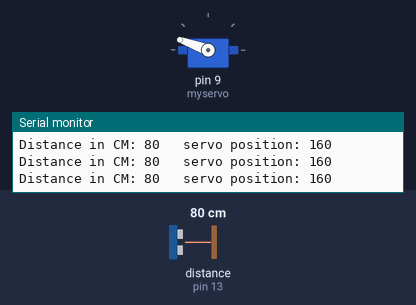
This sketch was run on a simulated Arduino Uno, built with avr-gcc and run on an emulated ATmega328P. Parts: servo, the last lines printed to the serial monitor. The inputs (shaded band) are chosen by the test bench; at power-on: distance to the obstacle (sensor on pin 13) 80 cm. The echo pulse lasts 58.3 µs per cm.

Above: at 1.2 s.
1.3 s: distance to the obstacle (sensor on pin 13) set to 35 cm
At 2.6 s:
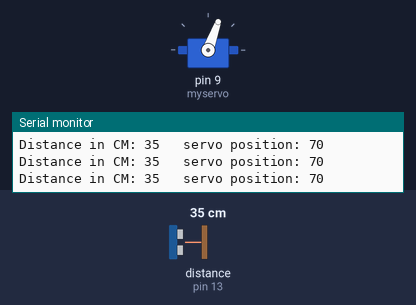
2.9 s: distance to the obstacle (sensor on pin 13) set to 9 cm
At 3.6 s:
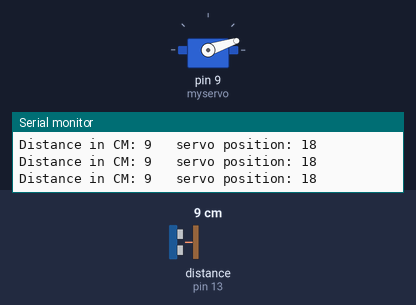
4.5 s: distance to the obstacle (sensor on pin 13) set to 60 cm
At 5.5 s:
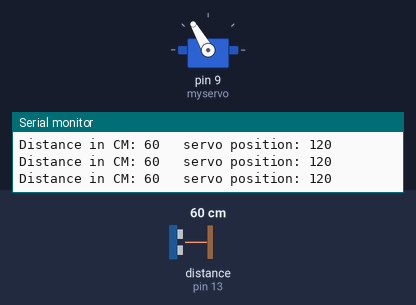
6.1 s: distance to the obstacle (sensor on pin 13) set to 18 cm
At 7.1 s:
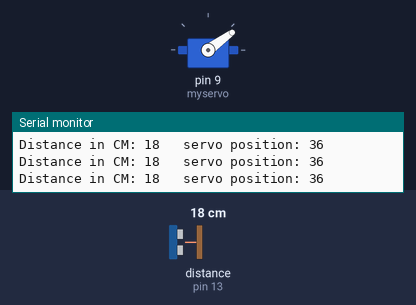
7.7 s: distance to the obstacle (sensor on pin 13) set to 120 cm
At 8.2 s:
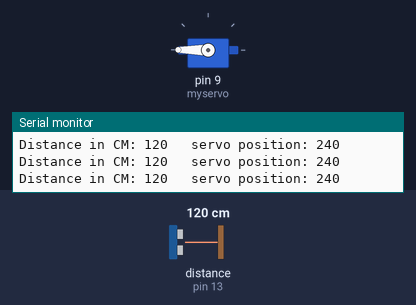
Timing chart, 0 to 10.3 s (numbered marks = the images above; inputs shaded):
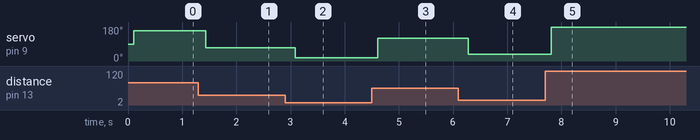

Measured:
- after the input at 1.3 s, servo on pin 9 (myservo): 160° → 70° after 0.13 s
- after the input at 2.9 s, servo on pin 9 (myservo): 70° → 18° after 0.19 s
- after the input at 4.5 s, servo on pin 9 (myservo): 18° → 120° after 0.11 s
- after the input at 6.1 s, servo on pin 9 (myservo): 120° → 36° after 0.18 s
- after the input at 7.7 s, servo on pin 9 (myservo): 36° → 180° after 0.11 s

The sketch:

ultrasonic_servo.ino
```cpp
/*
 * Ultrasonic sensor + servo in-class example code for TDF 9/16/25
 *
 * modified from Ultrasonic Simple example from Erick Simoes' Ultrasonic library
 * and Arduino Servo library Sweep example
 *
 */

// ultrasonic library include and sensor pin definitions =======================
#include <Ultrasonic.h>

Ultrasonic ultrasonic(12, 13);  // define the ultrasonic sensor pins (Trigger, Echo)
int distance;
//==========================================================

// copied from servo sweep example =======================
#include <Servo.h>

Servo myservo;  // create servo object to control a servo

int pos = 0;    // variable to store the servo position
//==========================================================

void setup() {
  Serial.begin(9600);
  myservo.attach(9);  // attaches the servo on pin 9 to the servo object
}

void loop() {
  distance = ultrasonic.read();

  Serial.print("Distance in CM: ");
  Serial.print(distance);
  //delay(1000);
    delay(100);

  // in class, we found the minimum and maximum distances that the sensor was reading
  // min distance = 1
  // max distance = 90

  pos = map(distance, 0, 90, 0, 180);  // remap the distance value to position
                                       // map(value to map, from min, from max, to min, to max)

      Serial.print("\t servo position: ");  // print helpful text
      Serial.println(pos);                  // print position

    myservo.write(pos);              // tell servo to go to position in variable 'pos'
    delay(15);                       // waits 15 ms for the servo to reach the position

  // want the servo motion to be more smooth?
  //  check out the Smoothing example: https://docs.arduino.cc/built-in-examples/analog/Smoothing/

}//END LOOP=====================================================================================
```
